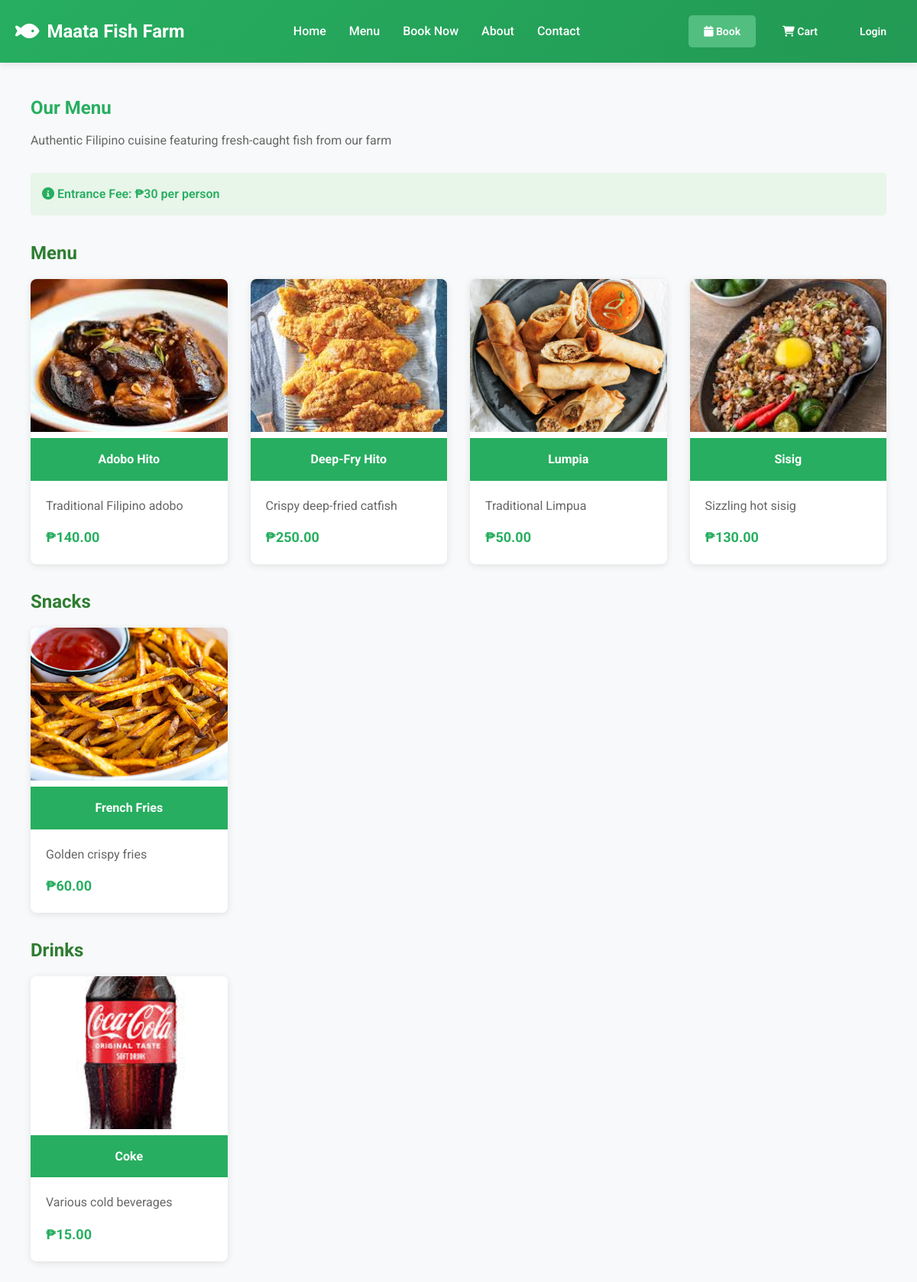
Screenshot of /client/menu.php with the database file from the repository.
### tables this page shows
CREATE TABLE `products` (
  `id` int(11) NOT NULL,
  `name` varchar(100) NOT NULL,
  `category` enum('fish','food','snack','drink') NOT NULL,
  `description` text DEFAULT NULL,
  `image` varchar(255) DEFAULT NULL,
  `price` decimal(10,2) NOT NULL,
  `unit` enum('kg','piece','order','pcs') DEFAULT 'kg',
  `stock_quantity` int(11) DEFAULT 0,
  `status` enum('available','unavailable') DEFAULT 'available',
  `created_at` timestamp NOT NULL DEFAULT current_timestamp(),
  `updated_at` timestamp NOT NULL DEFAULT current_timestamp() ON UPDATE current_timestamp()
);

### client/menu.php (the view, shortened to what this page needs)
<?php include 'partials/header.php';
require __DIR__ . '/../config/db.php';
$sections = [
    'food' => 'Menu',
    'snack' => 'Snacks',
    'drink' => 'Drinks'
];
$items = [];
$stmt = $conn->prepare('SELECT id, name, category, description, price, unit, stock_quantity, status, image FROM products WHERE category IN ("food","snack","drink") AND status = "available" ORDER BY category, name');
if ($stmt) {
    $stmt->execute();
    $res = $stmt->get_result();
    while ($r = $res->fetch_assoc()) {
        $items[$r['category']][] = $r;
    }
}
?>
<main>
    <section style="padding: 40px 20px;">
        <div class="container">
            <h1 style="color: #27ae60; margin-bottom: 10px;">Our Menu</h1>
            <p style="color: #666; margin-bottom: 30px;">Authentic Filipino cuisine featuring fresh-caught fish from our farm</p>
            <p style="background-color: #e8f5e9; padding: 15px; border-radius: 5px; margin-bottom: 30px; color: #27ae60; font-weight: 600;">
                <i class="fas fa-info-circle"></i> Entrance Fee: ₱30 per person
            </p>
            <?php foreach ($sections as $key => $title): ?>
                <?php if (!empty($items[$key])): ?>
                    <h2 style="margin-top: 30px; color: #2e7d32;"><?php echo htmlspecialchars($title); ?></h2>
                    <div style="display: grid; grid-template-columns: repeat(auto-fill, minmax(250px, 1fr)); gap: 30px; margin-top: 15px;">
                        <?php foreach ($items[$key] as $m):
                            $img = !empty($m['image']) && file_exists(__DIR__ . '/../assets/img/products/' . $m['image']) ? '../assets/img/products/' . $m['image'] : 'https://via.placeholder.com/300x200?text=' . urlencode($m['name']);
                        ?>
                        <div style="background: white; border-radius: 8px; overflow: hidden; box-shadow: 0 2px 10px rgba(0,0,0,0.1);">
                            <img src="<?php echo htmlspecialchars($img); ?>" style="width: 100%; height: 200px; object-fit: cover;">
                            <div style="background-color: #27ae60; color: white; padding: 15px; text-align: center;">
                                <h4 style="margin: 0;"><?php echo htmlspecialchars($m['name']); ?></h4>
                            </div>
                            <div style="padding: 20px;">
                                <p style="color: #666; margin-bottom: 15px;"><?php echo htmlspecialchars(substr($m['description'] ?? '', 0, 120)); ?></p>
                                <p style="font-size: 18px; color: #27ae60; font-weight: bold;">₱<?php echo number_format($m['price'], 2); ?></p>
                            </div>
                        </div>
                        <?php endforeach; ?>
                    </div>
                <?php endif; ?>
            <?php endforeach; ?>
        </div>
    </section>
</main>
<?php include 'partials/footer.php'; ?>

### client/partials/header.php (style rules this page uses)
* { margin: 0; padding: 0; box-sizing: border-box; }
body { font-family: 'Roboto', sans-serif; color: #333; line-height: 1.6; background-color: #f8f9fa; }
.container { max-width: 1200px; margin: 0 auto; padding: 0 20px; }

### rows the page displays
products: image (picture), name "Adobo Hito", description "Traditional Filipino adobo", price "140.00"
products: image (picture), name "Deep-Fry Hito", description "Crispy deep-fried catfish", price "250.00"
products: image (picture), name "Lumpia", description "Traditional Limpua", price "50.00"
products: image (picture), name "Sisig", description "Sizzling hot sisig", price "130.00"
products: image (picture), name "French Fries", description "Golden crispy fries", price "60.00"
products: image (picture), name "Coke", description "Various cold beverages", price "15.00"

### other values shown
$title "Menu"
$title "Snacks"
$title "Drinks"
